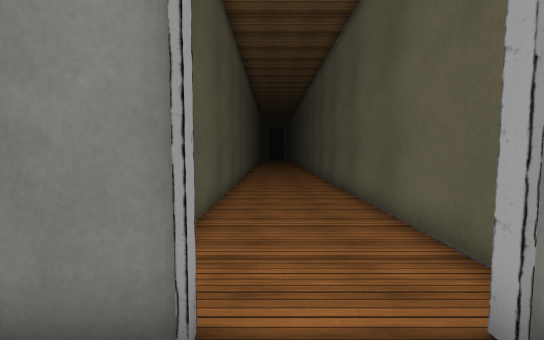
[1] (above)

21 first-person views from a walk through a 3-D level made in the Unity game engine. The camera is 1.5 m above the floor, tilts 4° down and sees 90° across. Doors are open. The floor is counted in squares, 1 m on a side. Each view is taken from the middle of a square. On the plan, view 1 faces up. The plan holds only what a view shows up to about 14 squares ahead; the rest is blank. The player character is not drawn. Some surface patterns are stand-ins.

[2]
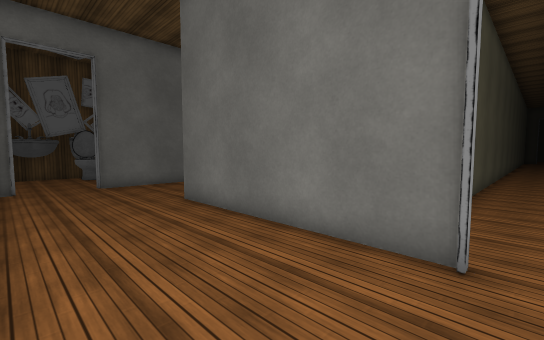

[3]
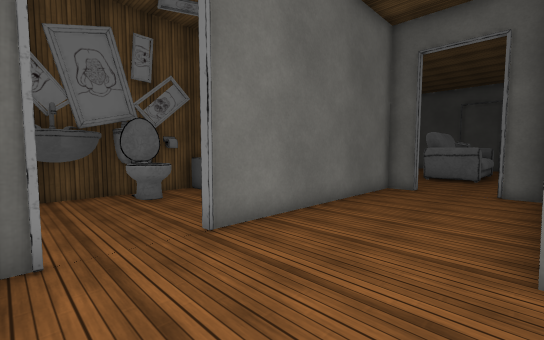

[4]
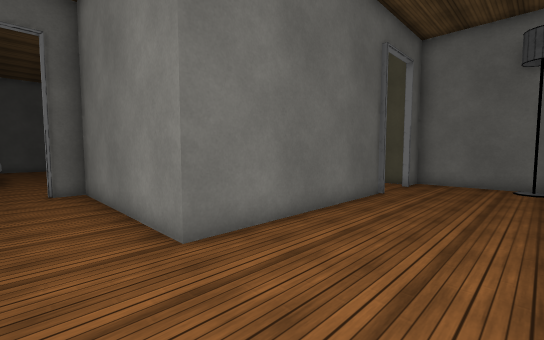

[5]
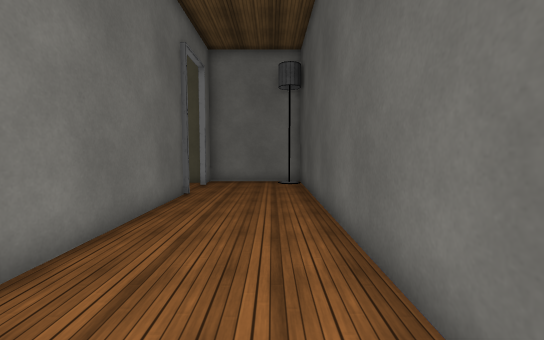

[6]
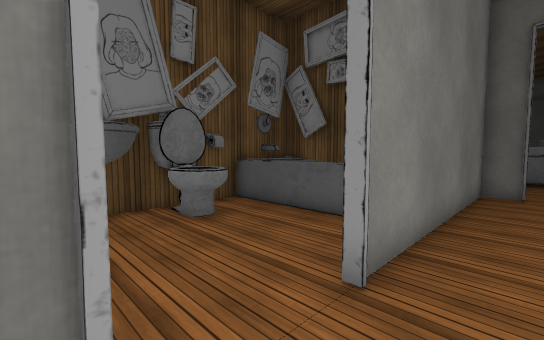

[7]
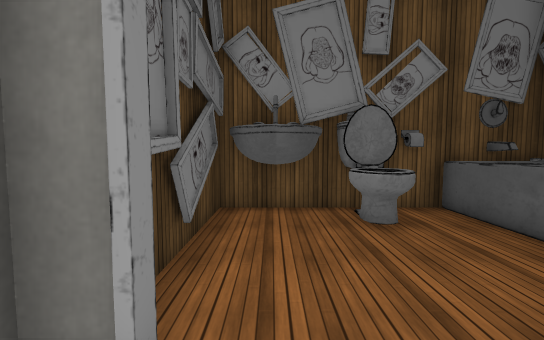

[8]
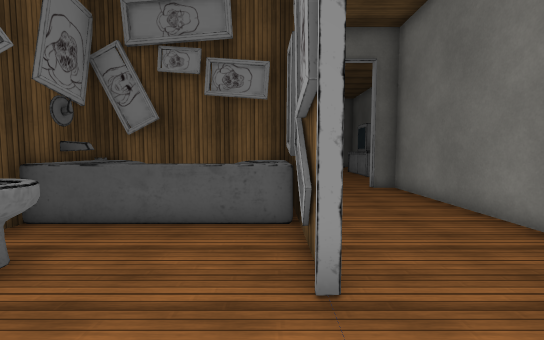

[9]
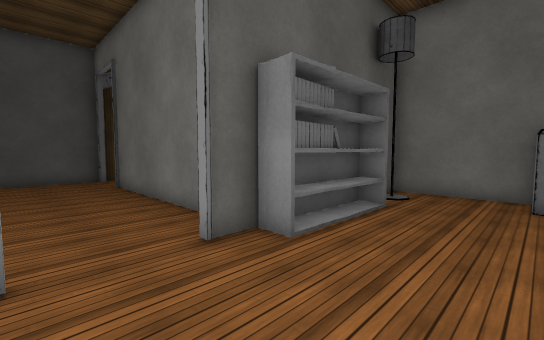

[10]
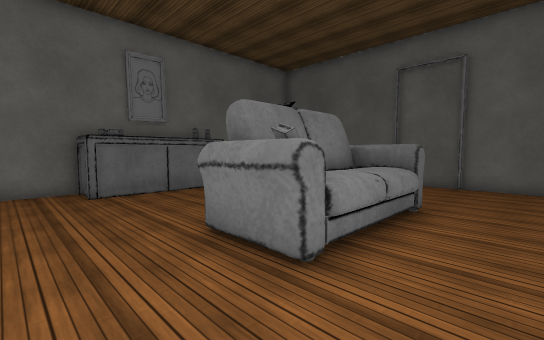

[11]
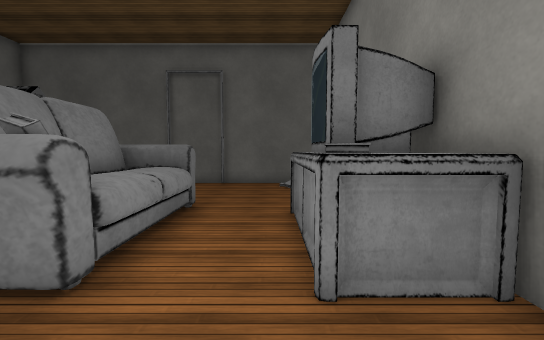

[12]
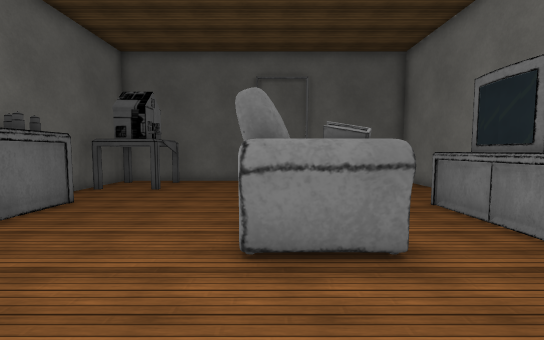

[13]
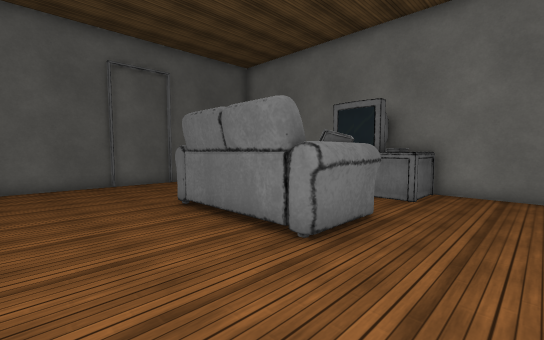

[14]
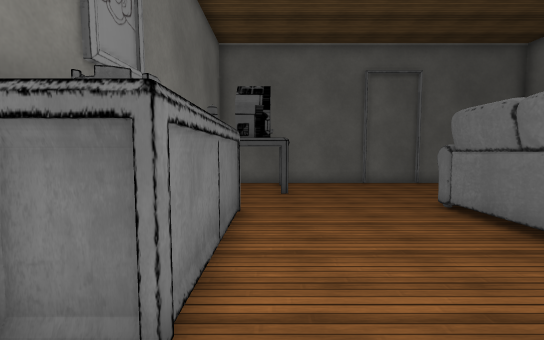

[15]
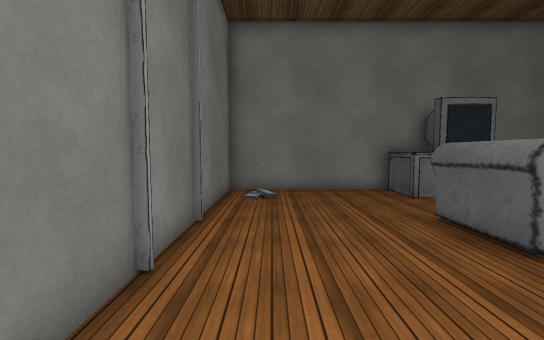

[16]
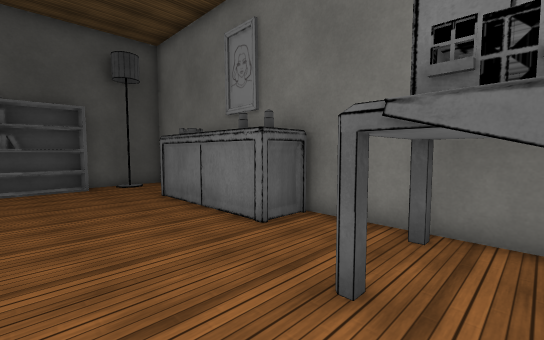

[17]
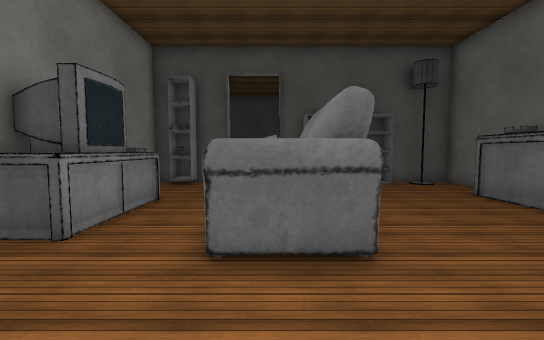

[18]
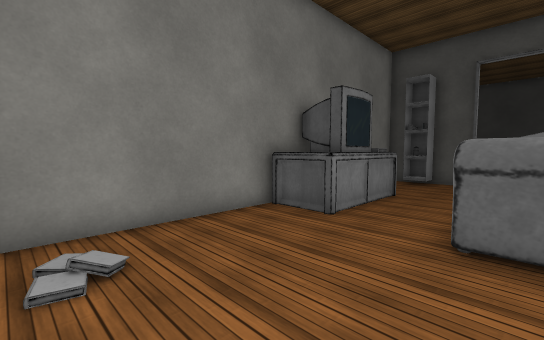

[19]
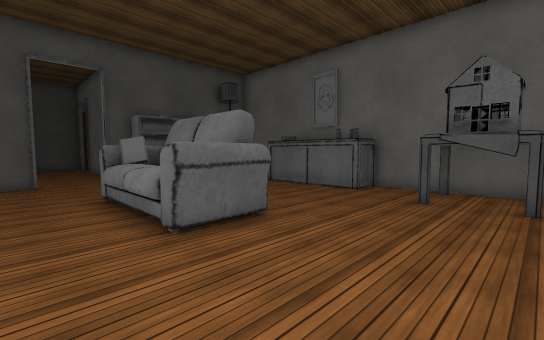

[20]
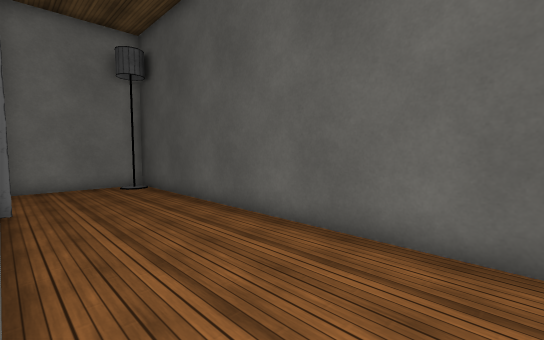

[21]
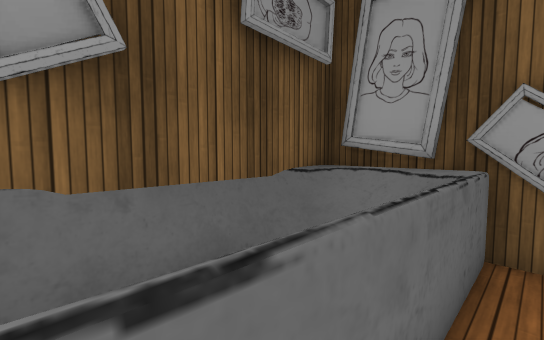

### Floor plan
Key: @ floor where view 1 was taken; # wall or solid block; . floor; / step, stairs or slope; D open door; = window, fence, low wall or low ledge; ^ raised ledge; T toilet; S sofa; L lamp; A TV; O other object.
Columns run from 20 left of view 1 to 4 right of it. Each row starts with its distance up from view 1.
 24    #############
 23    #........./.#
 22   ##........./.#
 21 ####...........#
 20 #..............#
 19 #..............#
 18 ###.....SSS....#
 17  ##.....SSS..A^#   ..
 16   #.....SSS..A^#  #..
 15   #.....SSS..A^#  #..
 14   #.....SSS..^^#  #....#
 13 ###............#  #....#
 12 #..............#  #....#
 11 #..............#  #....#
 10 #.L.####.....O.#  #....#
  9 #########DDD####  #....#
  8        #....#     #....#
  7        #....#     #....#
  6   ######....#     #....#
  5   #   ^#....#      ....#
  4   ^^===^#...#      ....#
  3   #.....#...#      ....#
  2   #T....#...########DD###
  1   #TT...#...............#
  0   ##...DD...........@...#
 -1   #^...DD...............#
 -2   #####.#..............L#
 -3        ################

Positions as (right, up) in squares from view 1, and headings:
1: (0, 0), facing up
2: (0, -2), facing up-left
3: (-8, -2), facing up-left
4: (-10, -2), facing up-right
5: (-10, -1), facing right
6: (-11, -2), facing up-left
7: (-11, -1), facing left
8: (-13, -2), facing up
9: (-9, 13), facing down-left
10: (-8, 11), facing up-left
11: (-8, 11), facing up
12: (-12, 10), facing up
13: (-16, 11), facing up-right
14: (-17, 11), facing up
15: (-16, 22), facing right
16: (-14, 22), facing down-left
17: (-11, 22), facing down
18: (-11, 23), facing down-right
19: (-8, 23), facing down-left
20: (-9, 2), facing down-right
21: (-17, 3), facing up-right
